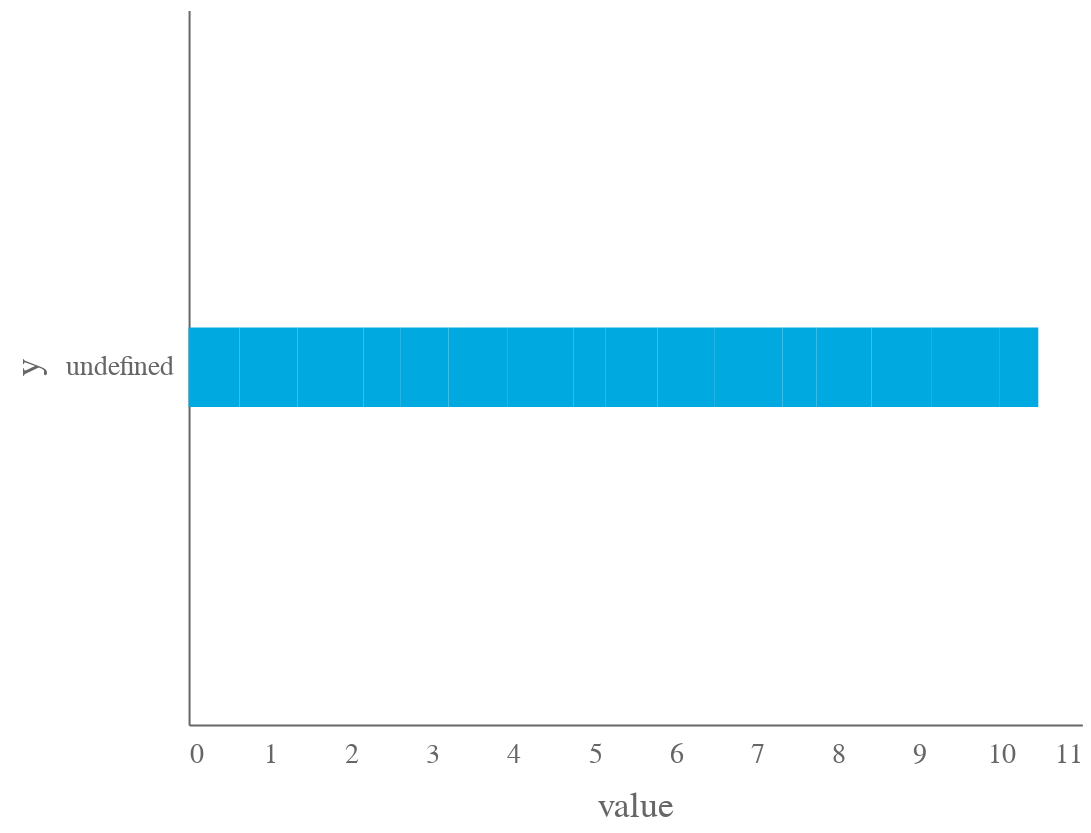

The code cell stored with this chart in its notebook:
### Code cell
alt.Chart(_df).mark_bar().encode(
    ,
    
).encode(
    y='y:N'
)

### Figure 1 — Vega-Lite specification as saved in the notebook (floating-point values rounded to 4 significant figures)
{"config": {"scale": {"padding": 100, "paddingInner": 100, "paddingOuter": 100}, "view": {"height": 360, "width": 450, "strokeWidth": 0, "padding": 100}, "title": {"fontSize": 22, "font": "Avenir", "color": "#666", "anchor": "start", "fontWeight": 425}, "axisX": {"domain": true, "domainColor": "#666", "domainWidth": 1, "grid": false, "labelFont": "Avenir", "labelFontSize": 14, "labelColor": "#666", "labelAngle": 0, "tickColor": "#666", "ticks": false, "tickSize": 5, "titleFont": "Avenir", "labelPadding": 8, "titleColor": "#666", "titleFontSize": 18, "titleFontWeight": 425, "titlePadding": 10}, "axisY": {"domain": true, "domainColor": "#666", "grid": false, "gridColor": "#666", "gridWidth": 1, "labelFont": "Avenir", "labelColor": "#666", "labelFontSize": 14, "labelAngle": 0, "labelPadding": 8, "ticks": false, "titleFont": "Avenir", "titleColor": "#666", "titleFontSize": 18, "titleFontWeight": 425, "titlePadding": 10}, "range": {"category": ["#00a9e0", "#ffb81c", "#78be20", "#da291c", "#9063cd", "#97999b", "#007398", "#d0006f"]}, "legend": {"labelFont": "Avenir", "labelFontSize": 14, "Orientation": "horizontal", "symbolSize": 100, "titleFont": "Avenir", "titleFontSize": 14, "title": ""}, "area": {"fill": "#666"}, "line": {"color": "#666", "stroke": "#666", "strokeWidth": 4}, "trail": {"color": "#666", "stroke": "#666", "strokeWidth": 0, "size": 1}, "path": {"stroke": "#666", "strokeWidth": 0.5}, "point": {"filled": true}, "text": {"font": "Avenir", "color": "#666", "fontSize": 11, "align": "right", "fontWeight": 400, "size": 11}, "bar": {"size": 40, "binSpacing": 1, "continuousBandSize": 30, "discreteBandSize": 30, "fill": "#00a9e0", "stroke": false}}, "data": {"name": "data-34a4f0aa07275fd8c55d60060b3fd51f"}, "mark": "bar", "encoding": {"x": {"type": "quantitative", "field": "value"}, "y": {"type": "nominal", "field": "y"}}, "$schema": "https://vega.github.io/schema/vega-lite/v4.8.1.json", "datasets": {"data-34a4f0aa07275fd8c55d60060b3fd51f": [{"test": "1:1 check-ins (with CT staff, academic coaches / success coaches\n, etc.)", "variable": "FY18", "value": 0.627}, {"test": "I have new or improved critical thinking skills", "variable": "FY18", "value": 0.7157}, {"test": "I make it a priority to attend my CT sessions/workshops", "variable": "FY18", "value": 0.81}, {"test": "Credit recovery courses/opportunities", "variable": "FY18", "value": 0.4529}, {"test": "1:1 check-ins (with CT staff, academic coaches / success coaches\n, etc.)", "variable": "FY19", "value": 0.5949}, {"test": "I have new or improved critical thinking skills", "variable": "FY19", "value": 0.731}, {"test": "I make it a priority to attend my CT sessions/workshops", "variable": "FY19", "value": 0.8061}, {"test": "Credit recovery courses/opportunities", "variable": "FY19", "value": 0.4001}, {"test": "1:1 check-ins (with CT staff, academic coaches / success coaches\n, etc.)", "variable": "FY20", "value": 0.6382}, {"test": "I have new or improved critical thinking skills", "variable": "FY20", "value": 0.7048}, {"test": "I make it a priority to attend my CT sessions/workshops", "variable": "FY20", "value": 0.8346}, {"test": "Credit recovery courses/opportunities", "variable": "FY20", "value": 0.4149}, {"test": "1:1 check-ins (with CT staff, academic coaches / success coaches\n, etc.)", "variable": "FY21", "value": 0.6793}, {"test": "I have new or improved critical thinking skills", "variable": "FY21", "value": 0.7439}, {"test": "I make it a priority to attend my CT sessions/workshops", "variable": "FY21", "value": 0.8374}, {"test": "Credit recovery courses/opportunities", "variable": "FY21", "value": 0.4729}]}}
